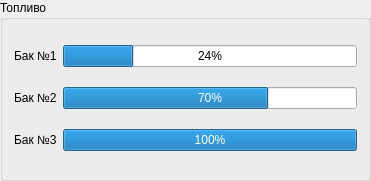
            <widget class="QGroupBox" name="groupBox_7">
             <property name="geometry">
              <rect>
               <x>930</x>
               <y>330</y>
               <width>371</width>
               <height>181</height>
              </rect>
             </property>
             <property name="title">
              <string>Топливо</string>
             </property>
             <layout class="QGridLayout" name="gridLayout_7">
              <item row="0" column="0">
               <layout class="QHBoxLayout" name="horizontalLayout_19">
                <item>
                 <widget class="QLabel" name="label_15">
                  <property name="text">
                   <string>Бак №1</string>
                  </property>
                 </widget>
                </item>
                <item>
                 <widget class="QProgressBar" name="progressBar">
                  <property name="maximum">
                   <number>100</number>
                  </property>
                  <property name="value">
                   <number>24</number>
                  </property>
                  <property name="orientation">
                   <enum>Qt::Horizontal</enum>
                  </property>
                 </widget>
                </item>
               </layout>
              </item>
              <item row="1" column="0">
               <layout class="QHBoxLayout" name="horizontalLayout_20">
                <item>
                 <widget class="QLabel" name="label_16">
                  <property name="text">
                   <string>Бак №2</string>
                  </property>
                 </widget>
                </item>
                <item>
                 <widget class="QProgressBar" name="progressBar_2">
                  <property name="maximum">
                   <number>100</number>
                  </property>
                  <property name="value">
                   <number>70</number>
                  </property>
                  <property name="orientation">
                   <enum>Qt::Horizontal</enum>
                  </property>
                 </widget>
                </item>
               </layout>
              </item>
              <item row="2" column="0">
               <layout class="QHBoxLayout" name="horizontalLayout_21">
                <item>
                 <widget class="QLabel" name="label_17">
                  <property name="text">
                   <string>Бак №3</string>
                  </property>
                 </widget>
                </item>
                <item>
                 <widget class="QProgressBar" name="progressBar_3">
                  <property name="maximum">
                   <number>100</number>
                  </property>
                  <property name="value">
                   <number>100</number>
                  </property>
                  <property name="orientation">
                   <enum>Qt::Horizontal</enum>
                  </property>
                 </widget>
                </item>
               </layout>
              </item>
             </layout>
            </widget>
